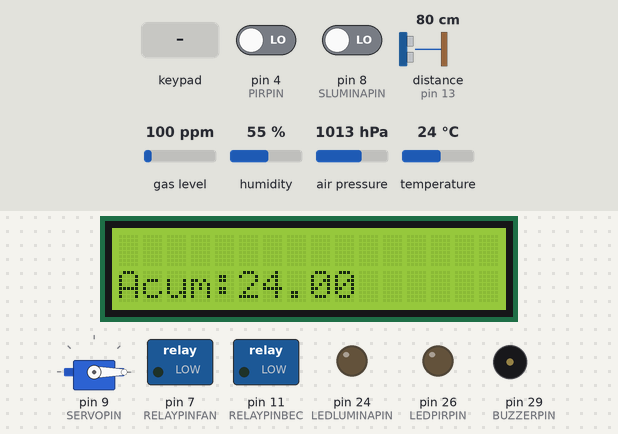
This sketch was run on a simulated Arduino Mega 2560, built with avr-gcc and run on an emulated ATmega2560. Shown: servo, 16×2 character LCD, switched loads named in the sketch (green lamp = pin HIGH), output pins drawn as LEDs (lit = HIGH), buzzer (waves = sounding). The inputs (shaded band) are chosen by the test bench; at power-on: pin 4 (PIRPIN) LOW, gas level 100 ppm, distance to the obstacle (sensor on pin 13) 80 cm, pin 8 (SLUMINAPIN) LOW, humidity 55 %, air pressure 1013 hPa, temperature 24 °C. The echo pulse lasts 58.3 µs per cm; pins used as bus, display or sensor lines are not drawn; what the sketch prints to the serial monitor is not drawn.

Above: at 1.5 s.
1.6 s: keypad keys 5 3 5 1 4 9 4 7 # pressed 0.4 s apart
At 4.7 s:
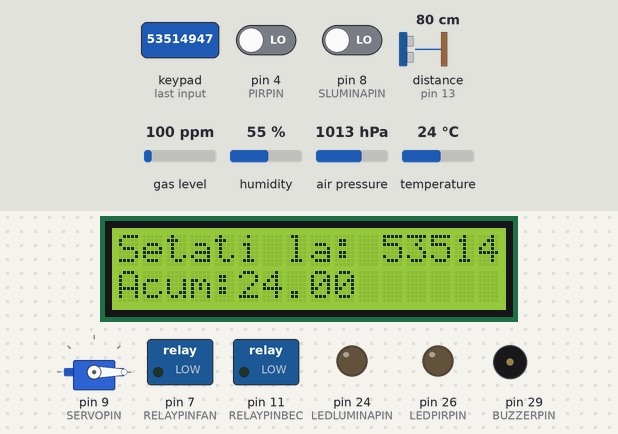
6.7 s: pin 4 (PIRPIN) driven HIGH
At 7.3 s:
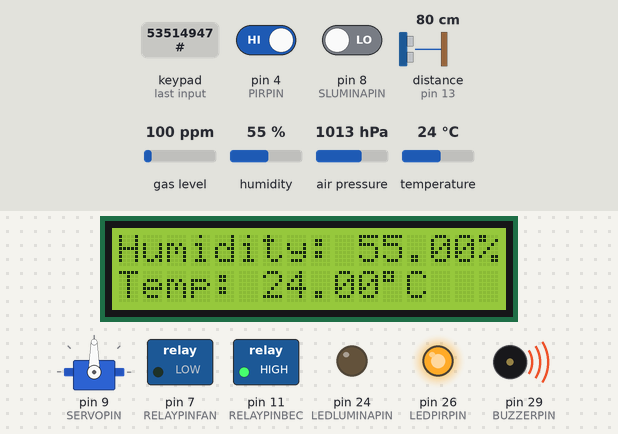
10.0 s: gas level set to 0 ppm
At 13.2 s:
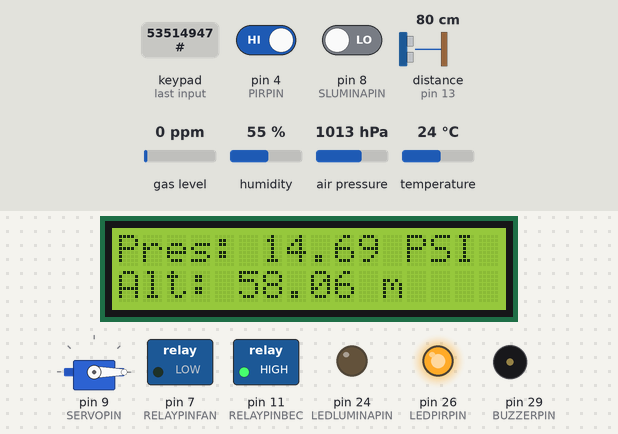
13.3 s: distance to the obstacle (sensor on pin 13) set to 12 cm
15.7 s: distance to the obstacle (sensor on pin 13) set to 9 cm
At 18.5 s:
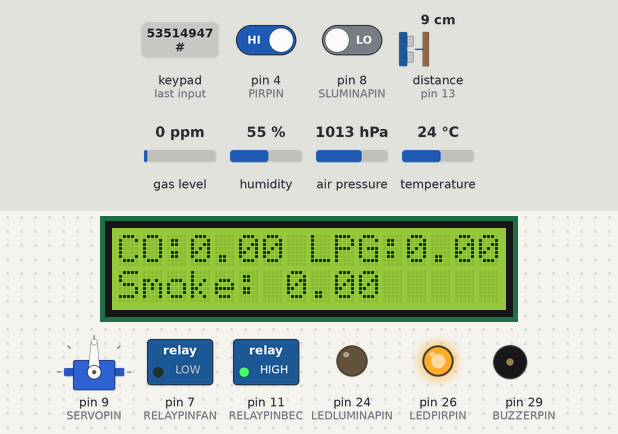
18.8 s: pin 8 (SLUMINAPIN) driven HIGH
At 19.8 s:
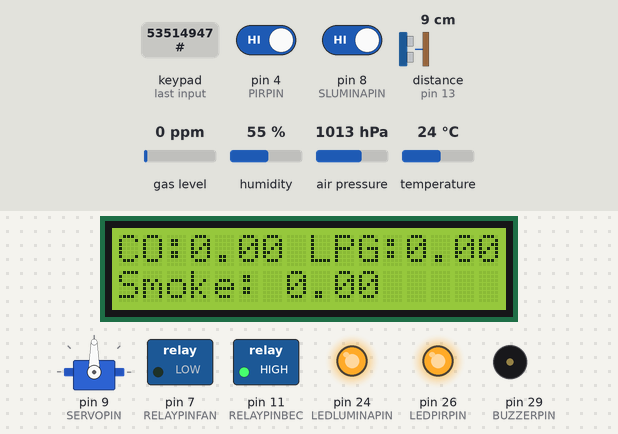
Timing chart, 0 to 21.8 s (numbered marks = the images above; inputs shaded):
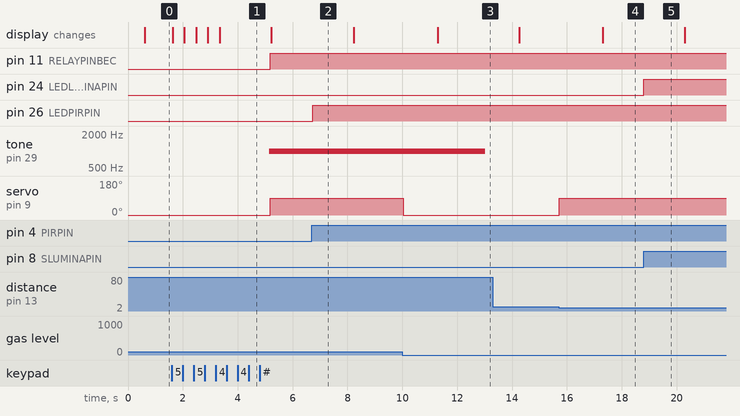

Measured:
- the behaviour switches between 11 and 10 cm on distance to the obstacle (sensor on pin 13) (found by bisection; images 3 and 4)
- after the input at 1.6 s, pin 11 (RELAYPINBEC): LOW → HIGH after 3.6 s; tone on pin 29 (BUZZERPIN): silent → 1000 Hz after 3.6 s; servo on pin 9 (SERVOPIN): 0° → 90° after 3.6 s; the display: first changes at once (image 1 shows a later state)
- after the input at 6.7 s, pin 26 (LEDPIRPIN): LOW → HIGH at once
- after the input at 10.0 s, tone on pin 29 (BUZZERPIN): 1000 Hz → silent after 3.0 s
- after the input at 15.7 s, servo on pin 9 (SERVOPIN): 0° → 90° at once
- after the input at 18.8 s, pin 24 (LEDLUMINAPIN): LOW → HIGH at once

The sketch:

cod_sursa_arduino.ino
```cpp
#include <DHT.h>
#include <MQ2.h>
#include <Servo.h>
#include <LiquidCrystal_I2C.h>
#include <Wire.h>
#include <Adafruit_BMP280.h>
#include <Keypad.h>

#define DHTTYPE DHT11
#define DHTPIN 5
#define MQ2PIN A0
#define PIRPIN 4
#define SERVOPIN 9
#define RELAYPINBEC 11
#define RELAYPINFAN 7
#define LEDPIRPIN 26
#define ECHOPIN 13
#define TRIGPIN 12
#define LEDLUMINAPIN 24
#define SLUMINAPIN 8
#define BUZZERPIN 29

DHT dht(DHTPIN, DHTTYPE);
MQ2 mq2(MQ2PIN);
Servo myServo;
LiquidCrystal_I2C lcd(0x27,16,2); // adresa lcd 0x27
Adafruit_BMP280 bmp;

const byte ROWS = 4; // 4 randuri pt tastatura
const byte COLS = 4; // 4 coloane pt tastatura

char hexaKeys[ROWS][COLS] = {
  {'1','2','3','A'},
  {'4','5','6','B'},
  {'7','8','9','C'},
  {'*','0','#','D'}
};

byte rowPins[ROWS] = {53, 51, 49, 47}; // pini randuri
byte colPins[COLS] = {45, 43, 41, 39}; // pini coloane
Keypad keypad = Keypad(makeKeymap(hexaKeys), rowPins, colPins, ROWS, COLS);

unsigned long lastSerialBt = 0;     // timp ultima trimitere pe seriala la bt
unsigned long lastDisplayLCD = 0;   // timp ultimul switch pe lcd
unsigned long lastServoMove = 0;    // timp ultima miscare la servo
unsigned long buzzerStart = 0;      // timp ultima activare buzzer
const long intervalSerialBt = 500;  // interval trimitere seriala bt 0.5 secunde
const long intervalLCD = 3000;      // interval update lcd 3 secunde
const long intervalBuzzer = 3000;   // interval buzzer activ 3 secunde
const long intervalUltra = 10000;   // interval usa deschisa 10 secunde

int displayState = 0;               // starea lcd 1 - dht, 2 - mq2, 3 - bmp
String inputTemp = "";
long unsigned int temperaturaSetata;
float duration;
float distance;
bool buzzer_on_off = false;

void setup() {
  dht.begin();
  mq2.begin();
  myServo.attach(SERVOPIN);
  pinMode(PIRPIN, INPUT);
  pinMode(LEDPIRPIN, OUTPUT);
  pinMode(TRIGPIN, OUTPUT);
  pinMode(ECHOPIN, INPUT);
  pinMode(SLUMINAPIN, INPUT);
  pinMode(LEDLUMINAPIN, OUTPUT);
  pinMode(RELAYPINBEC, OUTPUT);
  pinMode(RELAYPINFAN, OUTPUT);
  myServo.write(0);
  lcd.init();
  lcd.clear();
  lcd.backlight();
  bmp.begin(0x76) ; //adresa bmp 0x76


  Serial.begin(9600);   //serial bt
  Serial3.begin(9600);  //serial nodemcu

  lcd.setCursor(0, 1);
  lcd.print("Acum:");
  lcd.print(dht.readTemperature());
  lcd.setCursor(6, 1);
  Serial.print("Temperatura curenta este ");
  Serial.println(dht.readTemperature());
  bool completed = false;
  while (!completed) {
    char key = keypad.getKey();
    if (key != NO_KEY) {
      if (key == '#') {
        temperaturaSetata = inputTemp.toFloat();
        Serial.println("Temperatura setata:");
        Serial.println(temperaturaSetata);
        completed = true;
      } else if (isdigit(key)) {
        inputTemp += key;
        Serial.print("Continuati introducerea temperaturii sau apasati tasta # pentru oprire: ");
        Serial.println(inputTemp);
        lcd.setCursor(0, 0);
        lcd.print("Setati la: ");
        lcd.print(inputTemp);
      }
    }
    delay(100);
  }
}

void loop() {
//***************MQ2/Buzzer****************************
checkForGas();
//***************Senz Lumina****************************
checkForLight();
//***************Servo si ultrasonic****************************
checkForUltra();
//***************Releu fan si far****************************
controlTemperature();
//***************PIR*******************************
checkForPIR();
//***************LCD***************
displayOnLCD();
//***************TRANSMISIE BT****************************
sendDataToBT();
//***************TRANSMISIE NODEMCU***************
sendDataToESP();
}

String readDHTSensor(){
  float humidity = dht.readHumidity();
  float temperature = dht.readTemperature();

  if (isnan(humidity) || isnan(temperature)){
    return "Nu se poate citi DHT11";
  }

  return "Temperature: " + String(temperature) + "\nHumidity: " + String(humidity);
}

String readMQ2Sensor(){

  float co = mq2.readCO()*(5/1023.0);
  float lpg = mq2.readLPG()*(5/1023.0);
  float smoke = mq2.readSmoke()*(5/1023.0);

  if(isnan(co) || isnan(lpg) || isnan(smoke)){
    return "Nu se poate citi MQ2";
  }

  return "CO2: " + String(co) + "\nLPG: " + String(lpg) + "\nSMOKE: " + String(smoke);
}

void displayDHTReadings(){
  float humidity = dht.readHumidity();
  float temperature = dht.readTemperature();

  lcd.setCursor(0, 0);
  lcd.print("Humidity: ");
  lcd.print(humidity);
  lcd.print("%");

  lcd.setCursor(0, 1);
  lcd.print("Temp: ");
  lcd.print(temperature);
  lcd.print((char)223); // simbol grad Celsius
  lcd.print("C");
}

void displayMQ2Readings(){
  float co = mq2.readCO();
  float lpg = mq2.readLPG();
  float smoke = mq2.readSmoke();

  lcd.setCursor(0, 0);
  lcd.print("CO:");
  lcd.print(co);
  lcd.print(" LPG:");
  lcd.print(lpg);


  lcd.setCursor(0, 1);
  lcd.print("Smoke: ");
  lcd.print(smoke);
}

void displayBMPReadings(){
  float pressure = bmp.readPressure() * 0.000145038; //transformare Pa-> psi
  float altitude = bmp.readAltitude(1020);

  lcd.setCursor(0, 0);
  lcd.print("Pres: ");
  lcd.print(pressure);
  lcd.print(" PSI");

  lcd.setCursor(0, 1);
  lcd.print("Alt: ");
  lcd.print(altitude);
  lcd.print(" m");
}

String readBMPSensor(){
  return "Altitdue: " + String(bmp.readAltitude(1020)) + "\nPressure: " + String(bmp.readPressure() * 0.000145038);
}

void checkForGas(){
  if(mq2.readCO() || mq2.readLPG() || mq2.readSmoke() > 100){
    buzzerStart = millis();
    tone(BUZZERPIN, 1000);
    buzzer_on_off = true;
  }
  else
    if(buzzer_on_off &&(millis() - buzzerStart >= intervalBuzzer)){
      noTone(BUZZERPIN);
      buzzer_on_off = false;
  }
}

void checkForLight(){
  if(digitalRead(SLUMINAPIN) == 0){
    digitalWrite(LEDLUMINAPIN,LOW);
  }
  else{
    digitalWrite(LEDLUMINAPIN,HIGH);
  }
}

void checkForUltra(){
  digitalWrite(TRIGPIN, LOW);
  delayMicroseconds(2);
  digitalWrite(TRIGPIN, HIGH);
  delayMicroseconds(10);
  digitalWrite(TRIGPIN, LOW);

  duration = pulseIn(ECHOPIN, HIGH);
  distance = (duration * 0.0343) / 2; // 0.0343 cm/micros (343 m/s) = viteza sunetului in aer

  if (distance < 10 && millis() - lastServoMove >= intervalUltra){
    myServo.write(90);
    lastServoMove = millis();
  }

  if (millis() - lastServoMove < intervalUltra){
    myServo.write(90);
  }
  else{
    myServo.write(0);
  }
}

void controlTemperature(){
  if(dht.readTemperature() >= temperaturaSetata){
  digitalWrite(RELAYPINFAN, HIGH);
  digitalWrite(RELAYPINBEC, LOW);
  }
  else{
    digitalWrite(RELAYPINFAN, LOW);
    digitalWrite(RELAYPINBEC, HIGH);
  }
}

void sendDataToBT(){
  if (millis() - lastSerialBt >= intervalSerialBt){
    lastSerialBt = millis();
    String mesaj = readDHTSensor() + "\n" + readMQ2Sensor() + "\n" + readBMPSensor() + "$";// transformam datele de la senori intru-un singur string
    Serial.println(mesaj); //trimitem pe seriala la bt
  }
}

void checkForPIR(){
  if(digitalRead(PIRPIN)==1){
    digitalWrite(LEDPIRPIN,HIGH);
  }
  else{
    digitalWrite(LEDPIRPIN,LOW);
  }
}

void displayOnLCD(){
  if (millis() - lastDisplayLCD >= intervalLCD){
    lastDisplayLCD = millis();
    lcd.clear();

    if (displayState == 0){
      displayDHTReadings();
    }else if (displayState == 1){
      displayMQ2Readings();
    }else if (displayState == 2){
      displayBMPReadings();
    }

    displayState = (displayState + 1) % 3; //ca sa trecem circular prin cele trei stari pt lcd
  }
}

void sendDataToESP(){
  String date_esp= String(dht.readHumidity())+" "+String(dht.readTemperature())+" "+String(mq2.readCO()*(5/1023.0))+" "+String(mq2.readLPG()*(5/1023.0))+" "+String(mq2.readSmoke()*(5/1023.0))+" "+String(bmp.readAltitude(1020))+" "+String(bmp.readPressure()* 0.000145038); // string sa trimitem catre nodemcu
  Serial3.println(date_esp);
}
```
